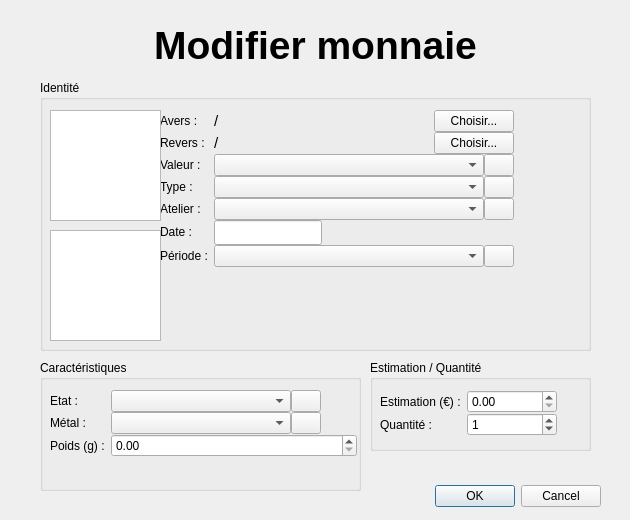
<?xml version="1.0" encoding="UTF-8"?>
<ui version="4.0">
 <class>Dialog_Update</class>
 <widget class="QDialog" name="Dialog_Update">
  <property name="geometry">
   <rect>
    <x>0</x>
    <y>0</y>
    <width>630</width>
    <height>520</height>
   </rect>
  </property>
  <property name="minimumSize">
   <size>
    <width>630</width>
    <height>520</height>
   </size>
  </property>
  <property name="maximumSize">
   <size>
    <width>630</width>
    <height>520</height>
   </size>
  </property>
  <property name="windowTitle">
   <string>Modifier monnaie</string>
  </property>
  <widget class="QDialogButtonBox" name="buttonBox">
   <property name="geometry">
    <rect>
     <x>260</x>
     <y>480</y>
     <width>341</width>
     <height>32</height>
    </rect>
   </property>
   <property name="orientation">
    <enum>Qt::Horizontal</enum>
   </property>
   <property name="standardButtons">
    <set>QDialogButtonBox::Cancel|QDialogButtonBox::Ok</set>
   </property>
  </widget>
  <widget class="QGroupBox" name="groupBox">
   <property name="geometry">
    <rect>
     <x>40</x>
     <y>80</y>
     <width>551</width>
     <height>271</height>
    </rect>
   </property>
   <property name="title">
    <string>Identité</string>
   </property>
   <widget class="QWidget" name="formLayoutWidget_2">
    <property name="geometry">
     <rect>
      <x>120</x>
      <y>30</y>
      <width>421</width>
      <height>231</height>
     </rect>
    </property>
    <layout class="QFormLayout" name="formLayout_2">
     <property name="sizeConstraint">
      <enum>QLayout::SetDefaultConstraint</enum>
     </property>
     <property name="fieldGrowthPolicy">
      <enum>QFormLayout::FieldsStayAtSizeHint</enum>
     </property>
     <property name="rowWrapPolicy">
      <enum>QFormLayout::DontWrapRows</enum>
     </property>
     <property name="horizontalSpacing">
      <number>-1</number>
     </property>
     <property name="verticalSpacing">
      <number>0</number>
     </property>
     <item row="0" column="0">
      <widget class="QLabel" name="label">
       <property name="text">
        <string>Avers :</string>
       </property>
      </widget>
     </item>
     <item row="0" column="1">
      <layout class="QHBoxLayout" name="horizontalLayout">
       <property name="spacing">
        <number>-1</number>
       </property>
       <property name="sizeConstraint">
        <enum>QLayout::SetDefaultConstraint</enum>
       </property>
       <item>
        <widget class="QLabel" name="labelFileA">
         <property name="minimumSize">
          <size>
           <width>220</width>
           <height>0</height>
          </size>
         </property>
         <property name="maximumSize">
          <size>
           <width>220</width>
           <height>16777215</height>
          </size>
         </property>
         <property name="font">
          <font>
           <pointsize>11</pointsize>
          </font>
         </property>
         <property name="text">
          <string>/</string>
         </property>
        </widget>
       </item>
       <item>
        <widget class="QPushButton" name="pushButtonPhotoA">
         <property name="text">
          <string>Choisir...</string>
         </property>
        </widget>
       </item>
      </layout>
     </item>
     <item row="1" column="0">
      <widget class="QLabel" name="label_2">
       <property name="text">
        <string>Revers :</string>
       </property>
      </widget>
     </item>
     <item row="1" column="1">
      <layout class="QHBoxLayout" name="horizontalLayout_2">
       <property name="spacing">
        <number>-1</number>
       </property>
       <item>
        <widget class="QLabel" name="labelFileR">
         <property name="minimumSize">
          <size>
           <width>220</width>
           <height>0</height>
          </size>
         </property>
         <property name="maximumSize">
          <size>
           <width>220</width>
           <height>16777215</height>
          </size>
         </property>
         <property name="font">
          <font>
           <pointsize>11</pointsize>
          </font>
         </property>
         <property name="text">
          <string>/</string>
         </property>
        </widget>
       </item>
       <item>
        <widget class="QPushButton" name="pushButtonPhotoR">
         <property name="text">
          <string>Choisir...</string>
         </property>
        </widget>
       </item>
      </layout>
     </item>
     <item row="2" column="0">
      <widget class="QLabel" name="label_3">
       <property name="text">
        <string>Valeur :</string>
       </property>
      </widget>
     </item>
     <item row="2" column="1">
      <layout class="QHBoxLayout" name="horizontalLayout_3">
       <item>
        <widget class="QComboBox" name="comboBoxValeur">
         <property name="minimumSize">
          <size>
           <width>270</width>
           <height>0</height>
          </size>
         </property>
        </widget>
       </item>
       <item>
        <widget class="QPushButton" name="pushButtonAddValeur">
         <property name="maximumSize">
          <size>
           <width>30</width>
           <height>30</height>
          </size>
         </property>
         <property name="text">
          <string/>
         </property>
         <property name="icon">
          <iconset resource="resources.qrc">
           <normaloff>:/resources/img/resources/img/Plus.png</normaloff>:/resources/img/resources/img/Plus.png</iconset>
         </property>
         <property name="iconSize">
          <size>
           <width>24</width>
           <height>24</height>
          </size>
         </property>
        </widget>
       </item>
      </layout>
     </item>
     <item row="3" column="0">
      <widget class="QLabel" name="label_4">
       <property name="text">
        <string>Type :</string>
       </property>
      </widget>
     </item>
     <item row="3" column="1">
      <layout class="QHBoxLayout" name="horizontalLayout_4">
       <item>
        <widget class="QComboBox" name="comboBoxType">
         <property name="minimumSize">
          <size>
           <width>270</width>
           <height>0</height>
          </size>
         </property>
        </widget>
       </item>
       <item>
        <widget class="QPushButton" name="pushButtonAddType">
         <property name="maximumSize">
          <size>
           <width>30</width>
           <height>30</height>
          </size>
         </property>
         <property name="text">
          <string/>
         </property>
         <property name="icon">
          <iconset resource="resources.qrc">
           <normaloff>:/resources/img/resources/img/Plus.png</normaloff>:/resources/img/resources/img/Plus.png</iconset>
         </property>
         <property name="iconSize">
          <size>
           <width>24</width>
           <height>24</height>
          </size>
         </property>
        </widget>
       </item>
      </layout>
     </item>
     <item row="4" column="0">
      <widget class="QLabel" name="label_11">
       <property name="text">
        <string>Atelier :</string>
       </property>
      </widget>
     </item>
     <item row="4" column="1">
      <layout class="QHBoxLayout" name="horizontalLayout_7">
       <item>
        <widget class="QComboBox" name="comboBoxAtelier">
         <property name="minimumSize">
          <size>
           <width>270</width>
           <height>0</height>
          </size>
         </property>
        </widget>
       </item>
       <item>
        <widget class="QPushButton" name="pushButtonAddAtelier">
         <property name="maximumSize">
          <size>
           <width>30</width>
           <height>30</height>
          </size>
         </property>
         <property name="text">
          <string/>
         </property>
         <property name="icon">
          <iconset resource="resources.qrc">
           <normaloff>:/resources/img/resources/img/Plus.png</normaloff>:/resources/img/resources/img/Plus.png</iconset>
         </property>
         <property name="iconSize">
          <size>
           <width>24</width>
           <height>24</height>
          </size>
         </property>
        </widget>
       </item>
      </layout>
     </item>
     <item row="5" column="0">
      <widget class="QLabel" name="label_6">
       <property name="text">
        <string>Date :</string>
       </property>
      </widget>
     </item>
     <item row="5" column="1">
      <widget class="QLineEdit" name="lineEditDate">
       <property name="minimumSize">
        <size>
         <width>0</width>
         <height>25</height>
        </size>
       </property>
       <property name="maximumSize">
        <size>
         <width>150</width>
         <height>16777215</height>
        </size>
       </property>
       <property name="text">
        <string/>
       </property>
      </widget>
     </item>
     <item row="6" column="0">
      <widget class="QLabel" name="label_7">
       <property name="text">
        <string>Période :</string>
       </property>
      </widget>
     </item>
     <item row="6" column="1">
      <layout class="QHBoxLayout" name="horizontalLayout_5">
       <item>
        <widget class="QComboBox" name="comboBoxPeriode">
         <property name="minimumSize">
          <size>
           <width>270</width>
           <height>0</height>
          </size>
         </property>
        </widget>
       </item>
       <item>
        <widget class="QPushButton" name="pushButtonAddPeriode">
         <property name="maximumSize">
          <size>
           <width>30</width>
           <height>30</height>
          </size>
         </property>
         <property name="text">
          <string/>
         </property>
         <property name="icon">
          <iconset resource="resources.qrc">
           <normaloff>:/resources/img/resources/img/Plus.png</normaloff>:/resources/img/resources/img/Plus.png</iconset>
         </property>
         <property name="iconSize">
          <size>
           <width>24</width>
           <height>24</height>
          </size>
         </property>
        </widget>
       </item>
      </layout>
     </item>
    </layout>
   </widget>
   <widget class="QGraphicsView" name="graphicsViewAvers">
    <property name="geometry">
     <rect>
      <x>10</x>
      <y>30</y>
      <width>111</width>
      <height>111</height>
     </rect>
    </property>
   </widget>
   <widget class="QGraphicsView" name="graphicsViewRevers">
    <property name="geometry">
     <rect>
      <x>10</x>
      <y>150</y>
      <width>111</width>
      <height>111</height>
     </rect>
    </property>
   </widget>
  </widget>
  <widget class="QGroupBox" name="groupBox_3">
   <property name="geometry">
    <rect>
     <x>40</x>
     <y>360</y>
     <width>321</width>
     <height>131</height>
    </rect>
   </property>
   <property name="title">
    <string>Caractéristiques</string>
   </property>
   <widget class="QWidget" name="formLayoutWidget_3">
    <property name="geometry">
     <rect>
      <x>10</x>
      <y>30</y>
      <width>307</width>
      <height>91</height>
     </rect>
    </property>
    <layout class="QFormLayout" name="formLayout_3">
     <property name="verticalSpacing">
      <number>0</number>
     </property>
     <item row="0" column="0">
      <widget class="QLabel" name="label_8">
       <property name="text">
        <string>Etat :</string>
       </property>
      </widget>
     </item>
     <item row="0" column="1">
      <layout class="QHBoxLayout" name="horizontalLayout_6">
       <item>
        <widget class="QComboBox" name="comboBoxEtat">
         <property name="minimumSize">
          <size>
           <width>180</width>
           <height>0</height>
          </size>
         </property>
         <property name="maximumSize">
          <size>
           <width>180</width>
           <height>16777215</height>
          </size>
         </property>
        </widget>
       </item>
       <item>
        <widget class="QPushButton" name="pushButtonAddEtat">
         <property name="maximumSize">
          <size>
           <width>30</width>
           <height>30</height>
          </size>
         </property>
         <property name="text">
          <string/>
         </property>
         <property name="icon">
          <iconset resource="resources.qrc">
           <normaloff>:/resources/img/resources/img/Plus.png</normaloff>:/resources/img/resources/img/Plus.png</iconset>
         </property>
         <property name="iconSize">
          <size>
           <width>24</width>
           <height>24</height>
          </size>
         </property>
        </widget>
       </item>
      </layout>
     </item>
     <item row="1" column="0">
      <widget class="QLabel" name="label_12">
       <property name="text">
        <string>Métal :</string>
       </property>
      </widget>
     </item>
     <item row="1" column="1">
      <layout class="QHBoxLayout" name="horizontalLayout_8">
       <item>
        <widget class="QComboBox" name="comboBoxMetal">
         <property name="minimumSize">
          <size>
           <width>180</width>
           <height>0</height>
          </size>
         </property>
         <property name="maximumSize">
          <size>
           <width>180</width>
           <height>16777215</height>
          </size>
         </property>
        </widget>
       </item>
       <item>
        <widget class="QPushButton" name="pushButtonAddMetal">
         <property name="maximumSize">
          <size>
           <width>30</width>
           <height>30</height>
          </size>
         </property>
         <property name="text">
          <string/>
         </property>
         <property name="icon">
          <iconset resource="resources.qrc">
           <normaloff>:/resources/img/resources/img/Plus.png</normaloff>:/resources/img/resources/img/Plus.png</iconset>
         </property>
         <property name="iconSize">
          <size>
           <width>24</width>
           <height>24</height>
          </size>
         </property>
        </widget>
       </item>
      </layout>
     </item>
     <item row="2" column="0">
      <widget class="QLabel" name="label_14">
       <property name="text">
        <string>Poids (g) :</string>
       </property>
      </widget>
     </item>
     <item row="2" column="1">
      <widget class="QDoubleSpinBox" name="doubleSpinBoxPoids">
       <property name="minimumSize">
        <size>
         <width>100</width>
         <height>0</height>
        </size>
       </property>
      </widget>
     </item>
    </layout>
   </widget>
  </widget>
  <widget class="QLabel" name="label_Title">
   <property name="geometry">
    <rect>
     <x>10</x>
     <y>10</y>
     <width>611</width>
     <height>71</height>
    </rect>
   </property>
   <property name="font">
    <font>
     <pointsize>29</pointsize>
     <weight>75</weight>
     <bold>true</bold>
    </font>
   </property>
   <property name="text">
    <string>Modifier monnaie</string>
   </property>
   <property name="alignment">
    <set>Qt::AlignCenter</set>
   </property>
  </widget>
  <widget class="QGroupBox" name="groupBox_4">
   <property name="geometry">
    <rect>
     <x>370</x>
     <y>360</y>
     <width>221</width>
     <height>91</height>
    </rect>
   </property>
   <property name="title">
    <string>Estimation / Quantité</string>
   </property>
   <widget class="QWidget" name="formLayoutWidget_4">
    <property name="geometry">
     <rect>
      <x>10</x>
      <y>30</y>
      <width>201</width>
      <height>51</height>
     </rect>
    </property>
    <layout class="QFormLayout" name="formLayout_4">
     <property name="fieldGrowthPolicy">
      <enum>QFormLayout::FieldsStayAtSizeHint</enum>
     </property>
     <property name="horizontalSpacing">
      <number>-1</number>
     </property>
     <property name="verticalSpacing">
      <number>0</number>
     </property>
     <item row="0" column="0">
      <widget class="QLabel" name="label_9">
       <property name="text">
        <string>Estimation (€) :</string>
       </property>
      </widget>
     </item>
     <item row="0" column="1">
      <widget class="QDoubleSpinBox" name="doubleSpinBoxEstimation">
       <property name="minimumSize">
        <size>
         <width>90</width>
         <height>0</height>
        </size>
       </property>
      </widget>
     </item>
     <item row="1" column="0">
      <widget class="QLabel" name="label_10">
       <property name="text">
        <string>Quantité :</string>
       </property>
      </widget>
     </item>
     <item row="1" column="1">
      <widget class="QSpinBox" name="spinBoxQuantite">
       <property name="minimumSize">
        <size>
         <width>90</width>
         <height>0</height>
        </size>
       </property>
       <property name="value">
        <number>1</number>
       </property>
      </widget>
     </item>
    </layout>
   </widget>
  </widget>
  <widget class="QLabel" name="label_5">
   <property name="geometry">
    <rect>
     <x>80</x>
     <y>10</y>
     <width>71</width>
     <height>71</height>
    </rect>
   </property>
   <property name="text">
    <string/>
   </property>
   <property name="pixmap">
    <pixmap resource="resources.qrc">:/resources/img/resources/img/Update.png</pixmap>
   </property>
   <property name="scaledContents">
    <bool>true</bool>
   </property>
  </widget>
 </widget>
 <resources>
  <include location="resources.qrc"/>
 </resources>
 <connections>
  <connection>
   <sender>buttonBox</sender>
   <signal>accepted()</signal>
   <receiver>Dialog_Update</receiver>
   <slot>accept()</slot>
   <hints>
    <hint type="sourcelabel">
     <x>248</x>
     <y>254</y>
    </hint>
    <hint type="destinationlabel">
     <x>157</x>
     <y>274</y>
    </hint>
   </hints>
  </connection>
  <connection>
   <sender>buttonBox</sender>
   <signal>rejected()</signal>
   <receiver>Dialog_Update</receiver>
   <slot>reject()</slot>
   <hints>
    <hint type="sourcelabel">
     <x>316</x>
     <y>260</y>
    </hint>
    <hint type="destinationlabel">
     <x>286</x>
     <y>274</y>
    </hint>
   </hints>
  </connection>
 </connections>
</ui>
